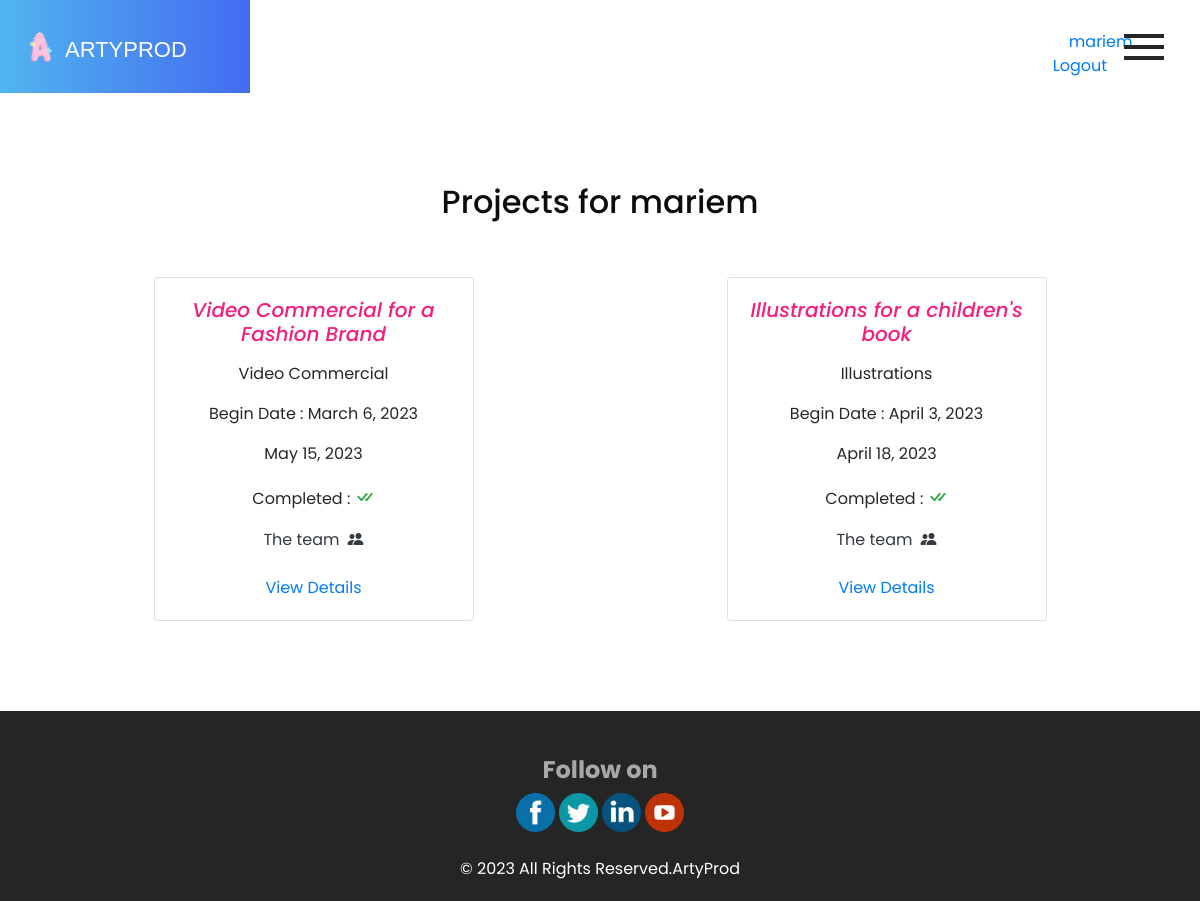
The app's page /myapp/projectUser/ (signed in) with its own data.
### myapp/models.py (models this page shows, shortened)
class Projet(models.Model):
    libelle = models.CharField(max_length=100)
    description = models.TextField()
    date_debut = models.DateField()
    date_fin = models.DateField()
    acheve = models.CharField(max_length=1, choices=(('o', 'Oui'), ('n', 'Non')))
    image=models.ImageField(default='default_image.jpg',upload_to='projet/')
    userID = models.ForeignKey(User, on_delete=models.CASCADE, default='')

### myapp/views.py (the view)
# urls.py: path('projectUser/',views.projectUser,name="projectUser"),
def projectUser(request):
    id = request.user
    list = Projet.objects.filter(userID=id)
    return render(request,'myapp/projectUser.html',{'list':list})

### myapp/templates/myapp/projectUser.html (shortened to what this page needs)
{% load static %}
{% include 'myapp/base.html' %}
<section class="dish_section layout_padding">
    <div class="container">
        <div class="row">
            <h2 class="text-center">Projects for {{list.0.userID}}</h2>
            <div class="">
                <div class="dish_container mt-5 justify-content-around">
                    {% for s in list %}
                    <div class="card" style="width: 20rem;">
                        <div class="card-body text-center">
                            <h5 class="card-title text-center cardtitle mb-3 fst-italic">{{s.libelle}}</h5>
                            <p class="card-text">{{s.description}}</p>
                            <p class="card-text">Begin Date : {{s.date_debut}}</p>
                            <p class="card-text">{{s.date_fin}}</p>
                            <p class="card-text">Completed : {% if s.acheve == 'o'%}
                                <i class="bi bi-check-all text-success fs-5"></i>
                                {%else%} not yet {%endif%}
                            </p>
                            <a href="{% url 'equipe' id=s.id %}" class="text-dark">The team<i
                                    class="ms-2 bi bi-people-fill"></i></a> <br><br>
                            <a href="{% url 'details' id=s.id %}">View Details</a>
                        </div>
                    </div>
                    {% endfor %}
                </div>
            </div>
        </div>
</section>
{% include 'myapp/footer.html' %}
</body>
</html>

### myapp/templates/myapp/base.html (shortened to what this page needs)
{% load static %}
<!DOCTYPE html>
<html>
<head>
    <link rel="stylesheet" type="text/css"
        href="https://cdnjs.cloudflare.com/ajax/libs/OwlCarousel2/2.3.4/assets/owl.carousel.min.css" />
    <link href="https://cdn.jsdelivr.net/npm/bootstrap@5.3.0-alpha3/dist/css/bootstrap.min.css" rel="stylesheet"
>
        <link rel="stylesheet" href="https://cdn.jsdelivr.net/npm/bootstrap-icons@1.10.5/font/bootstrap-icons.css">
    <link rel="stylesheet" type="text/css" href="{% static 'css/bootstrap.css' %}" />
    <link href="{% static 'css/style.css'%}" rel="stylesheet" />
    <link href="{% static 'css/responsive.css'%}" rel="stylesheet" />
</head>
<body class="sub_page">
    <div class="hero_area">
        <header class="header_section">
            <div class="container-fluid">
                <nav class="navbar navbar-expand-lg custom_nav-container">
                    <a class="navbar-brand" href="{% url 'index' %}">
                        <img src="{% static 'images/logoo.png'%}" alt="" class="" />
                        <span>
                            ArtyProd
                        </span>
                    </a>
                    <div class="auth">
                      {% if user.is_authenticated %}
                      <a class="mx-3 text-primary">{{user}},</a>
                      <a href="{% url 'logout' %}">Logout</a>
                      {% else %}
                      <a href="{% url 'register' %}" class="mx-3">Sign Up</a>
                      <a href="{% url 'login' %}">Sign In</a>
                      {% endif %}
                  </div>
                    <div class="navbar-collapse" id="">
                        <div class="custom_menu-btn">
                            <button onclick="openNav()">
                                <span class="s-1"> </span>
                                <span class="s-2"> </span>
                                <span class="s-3"> </span>
                            </button>
                        </div>
                    </div>
                </nav>
            </div>
        </header>
    </div>

### myapp/static/css/style.css (style rules this page uses)
p { color: #272727; }
body { font-family: 'Poppins', sans-serif; color: #0c0c0c; background-color: #ffffff; }
.layout_padding { padding: 90px 0; }
.hero_area { height: 100vh; position: relative; }
.hero_area::before { content: ""; position: absolute; top: 0; left: 0; width: 25%; min-width: 150px; height: 100%; background: -webkit-gradient(linear, left top, right top, from(#51b5ef), to(#436bf1)); background: linear-gradient(to right, #51b5ef, #436bf1); }
.sub_page .hero_area { height: auto; }
.sub_page .hero_area::before { width: 250px; }
.header_section .container-fluid { padding-right: 25px; padding-left: 25px; }
.custom_menu-btn { z-index: 9; position: absolute; right: 5px; top: 14px; }
.custom_menu-btn button { margin-top: 12px; outline: none; border: none; background-color: transparent; }
.custom_menu-btn span { display: block; width: 40px; height: 4px; background-color: #262626; margin: 7px 0; -webkit-transition: all .3s; transition: all .3s; }
a, a:hover, a:focus { text-decoration: none; }
.navbar-brand { display: -webkit-box; display: -ms-flexbox; display: flex; -webkit-box-align: center; -ms-flex-align: center; align-items: center; font-family: 'American Typewriter', sans-serif; font-weight: 400; }
.navbar-brand img { width: 30px; margin-right: 10px; }
.navbar-brand span { text-transform: uppercase; font-size: 22px; color: #ffffff; margin-top: 5px; }
.custom_nav-container { z-index: 99999; padding: 15px 0; }
.dish_section .row { -webkit-box-align: center; -ms-flex-align: center; align-items: center; }
.dish_section .dish_container { display: -webkit-box; display: -ms-flexbox; display: flex; -ms-flex-wrap: wrap; flex-wrap: wrap; }
.auth { margin-left:850px; margin-top: 15px; }
.cardtitle { color: #F41F7C; }

### myapp/static/css/responsive.css (style rules this page uses)
@media (min-width: 1200px) { .container { max-width: 1170px; } }

### records on screen
Projet: userID.username "mariem", libelle "Video Commercial for a Fashion Brand", description "Video Commercial", date_debut "March 6, 2023", date_fin "May 15, 2023", acheve "o" (drawn)
Projet: libelle "Illustrations for a children's book", description "Illustrations", date_debut "April 3, 2023", date_fin "April 18, 2023", acheve "o" (drawn)

### other values on screen
{{ user }} "mariem"
